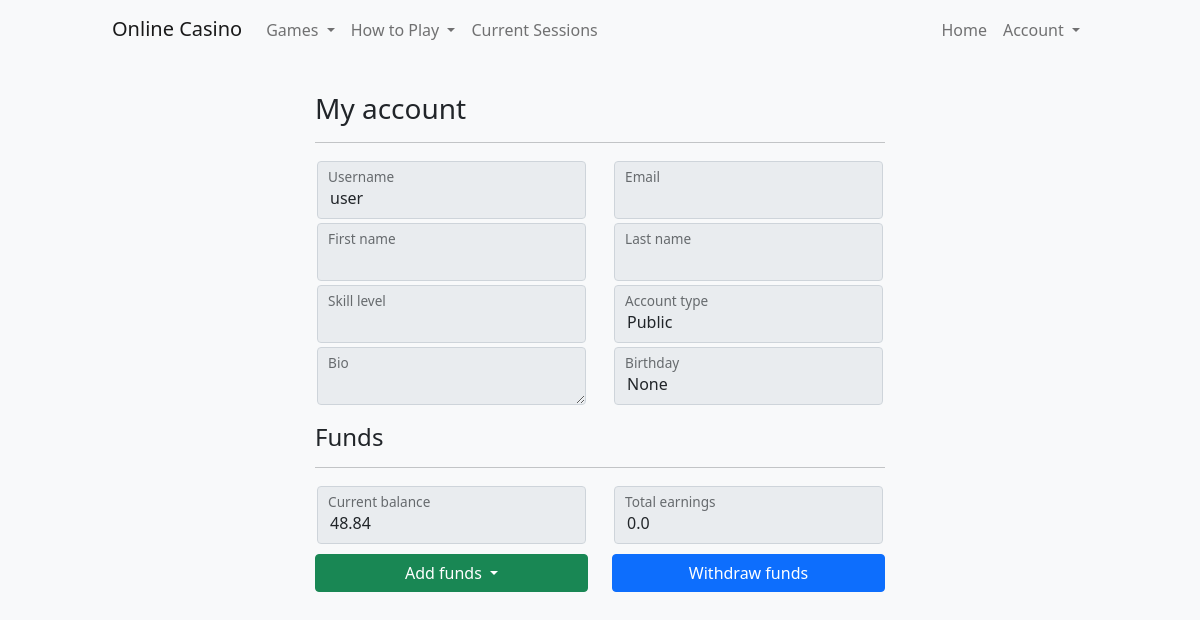
Page /accounts/account/ (signed in) on the earlier database version.
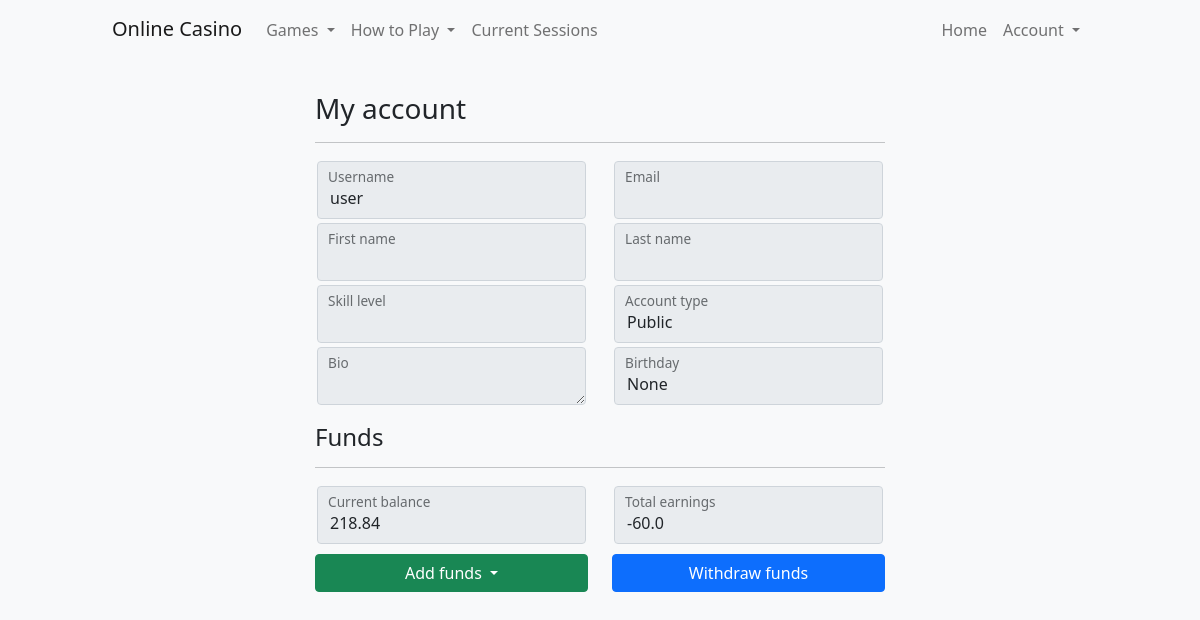
Same page on the later database version.
### accounts/models.py (models this page shows, shortened)
class CustomUser(AbstractUser):
    is_private = models.BooleanField(default=False)
    current_balance = models.FloatField(default=0.0)
    current_session = models.TextField(default='')
    total_earnings = models.FloatField(default=0.0)
    birthday = models.DateField(auto_now=False, null=True, blank=True)
    skill_level = models.CharField(max_length=30, blank=True)
    bio = models.TextField(max_length=200, blank=True)
    monthly_limit = models.FloatField(default=-1)
    monthly_deposit_left = models.FloatField(default=0.0)
    next_monthly_reset = models.DateTimeField(auto_now=False, null=True)
    friends = models.ManyToManyField("CustomUser", blank=True)
    friend_requests = models.TextField(blank=True, max_length=None, default='')

### accounts/views.py (the view)
# urls.py: path("account/", views.AccountView.as_view(), name="account"),
class AccountView(LoginRequiredMixin, TemplateView):
    template_name = 'accounts/account.html'

### accounts/templates/accounts/account.html (shortened to what this page needs)
{% extends 'menus/base.html' %}
{% block bodyclass %}class="text-center bg-light"{% endblock %}
{% block content %}
    <main class="form-input">
        <form>
            <div class="mb-4" style="height: 10px;"></div>
            <h1 class="h3 mb-3 fw-normal text-start">My account</h1>
            <hr>
            <div class="row">
                <div class="col">
                    <div class="form-floating" style="padding: 2px;">
                        <input type="text" class="form-control" value="{{ user.username }}" disabled>
                        <label>Username</label>
                    </div>
                    <div class="form-floating" style="padding: 2px;">
                        <input type="text" class="form-control" value="{{ user.first_name }}" disabled>
                        <label>First name</label>
                    </div>
                    <div class="form-floating" style="padding: 2px;">
                        <input type="text" class="form-control" value="{{ user.skill_level }}" disabled>
                        <label>Skill level</label>
                    </div>
                    <div class="form-floating" style="padding: 2px;">
                        <textarea class="form-control" disabled>{{ user.bio }}</textarea>
                        <label>Bio</label>
                    </div>
                </div>
                <div class="col">
                    <div class="form-floating" style="padding: 2px;">
                        <input type="text" class="form-control" value="{{ user.email }}" disabled>
                        <label>Email</label>
                    </div>
                    <div class="form-floating" style="padding: 2px;">
                        <input type="text" class="form-control" value="{{ user.last_name }}" disabled>
                        <label>Last name</label>
                    </div>
                    <div class="form-floating" style="padding: 2px;">
                        <input type="text" class="form-control" value="{{ user.is_private|yesno:"Private,Public" }}"
                               disabled>
                        <label>Account type</label>
                    </div>
                    <div class="form-floating" style="padding: 2px;">
                        <input type="text" class="form-control" value="{{ user.birthday }}" disabled>
                        <label>Birthday</label>
                    </div>
                </div>
            </div>
            <h1 class="h4 mt-3 mb-3 fw-normal text-start">Funds</h1>
            <hr>
            <div class="row">
                <div class="col">
                    <div class="form-floating" style="padding: 2px;">
                        <input type="text" class="form-control" value="{{ user.current_balance }}" disabled>
                        <label>Current balance</label>
                    </div>
                    <div class="dropdown w-100 mt-2">
                        <button class="btn btn-success dropdown-toggle w-100" type="button" id="dropdownMenuButton1"
                                data-bs-toggle="dropdown" aria-expanded="false">
                            Add funds
                        </button>
                    </div>
                </div>
                <div class="col">
                    <div class="form-floating" style="padding: 2px;">
                        <input type="text" class="form-control" value="{{ user.total_earnings }}" disabled>
                        <label>Total earnings</label>
                    </div>
                    <div class="mt-2 w-100">
                        <a class="btn btn-primary w-100" href="{% url 'withdraw_funds' %}" role="button">Withdraw
                            funds</a>
                    </div>
                </div>
            </div>
        </form>
    </main>
{% endblock %}

Differences in the rows shown:
changed CustomUser "user": current_balance "48.84" → "218.84"; total_earnings "0.0" → "-60.0"
